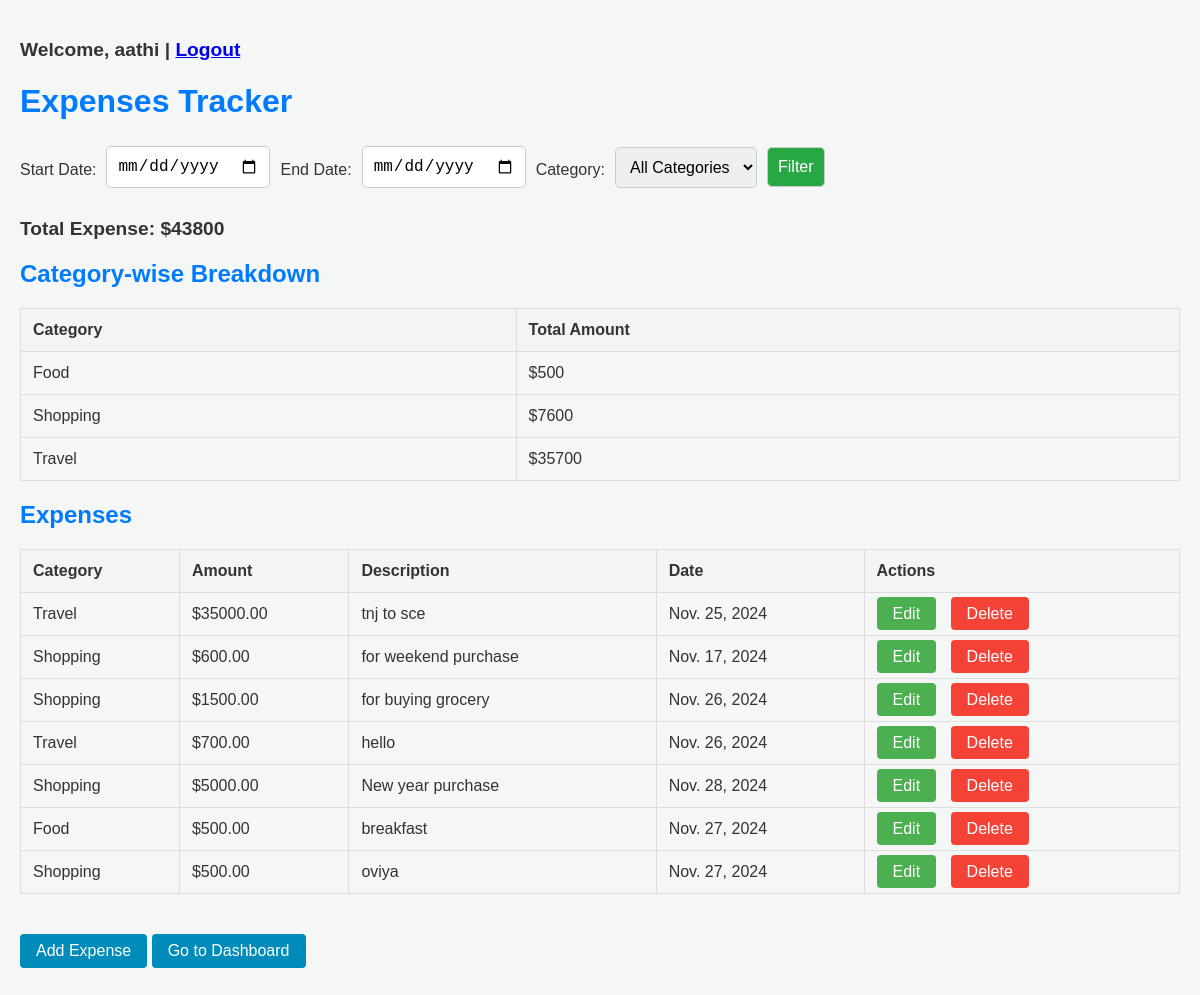
/index/ (signed in), run on the app's committed database.
### expenses/models.py (models this page shows, shortened)
class Expense(models.Model):
    user = models.ForeignKey(User, on_delete=models.CASCADE)
    category = models.ForeignKey(Category, on_delete=models.SET_NULL, null=True)
    amount = models.DecimalField(max_digits=10, decimal_places=2)
    description = models.TextField(blank=True)
    date = models.DateField()

class Category(models.Model):
    name = models.CharField(max_length=225)

### expenses/views.py (the view)
# urls.py: path('index/', views.index, name='index'),  # Expense listing page
@login_required
def index(request):
    start_date = request.GET.get('start_date')
    end_date = request.GET.get('end_date')
    category_filter = request.GET.get('category_filter')
    expenses = Expense.objects.filter(user=request.user)
    if start_date and end_date:
        expenses = expenses.filter(date__range=[start_date, end_date])
    if category_filter:
        expenses = expenses.filter(category_id=category_filter)
    total_expense = expenses.aggregate(Sum('amount'))['amount__sum'] or 0
    category_breakdown = expenses.values('category__name').annotate(total=Sum('amount')).order_by('category__name')
    category_breakdown = {item['category__name']: item['total'] for item in category_breakdown}
    categories = Category.objects.all()  # For filter dropdown
    return render(request, 'expenses/index.html', {
        'expenses': expenses,
        'total_expense': total_expense,
        'category_breakdown': category_breakdown,
        'categories': categories,
    })

### expenses/templates/expenses/index.html (shortened to what this page needs)
{% extends 'base.html' %}
{% block content %}
<h1>Expenses Tracker</h1>
<form method="get" action="{% url 'index' %}" class="filter-form">
    <label for="start_date">Start Date:</label>
    <input type="date" name="start_date" id="start_date" value="{{ request.GET.start_date }}">
    <label for="end_date">End Date:</label>
    <input type="date" name="end_date" id="end_date" value="{{ request.GET.end_date }}">
    <label for="category_filter">Category:</label>
    <select name="category_filter" id="category_filter">
        <option value="">All Categories</option>
    </select>
    <button type="submit" class="btn btn-filter">Filter</button>
</form>
<p><strong>Total Expense:</strong> ${{ total_expense }}</p>
<h2>Category-wise Breakdown</h2>
<table class="expense-table">
    <thead>
        <tr>
            <th>Category</th>
            <th>Total Amount</th>
        </tr>
    </thead>
    <tbody>
        {% for category, total in category_breakdown.items %}
        <tr>
            <td>{{ category }}</td>
            <td>${{ total }}</td>
        </tr>
        {% empty %}
        <tr>
            <td colspan="2">No data available</td>
        </tr>
        {% endfor %}
    </tbody>
</table>
<h2>Expenses</h2>
<table class="expense-table">
    <thead>
        <tr>
            <th>Category</th>
            <th>Amount</th>
            <th>Description</th>
            <th>Date</th>
            <th>Actions</th>
        </tr>
    </thead>
    <tbody>
        {% for expense in expenses %}
        <tr>
            <td>{{ expense.category.name }}</td>
            <td>${{ expense.amount }}</td>
            <td>{{ expense.description }}</td>
            <td>{{ expense.date }}</td>
            <td>
                <a href="{% url 'edit_expense' expense.id %}" class="btn btn-edit">Edit</a>
                <a href="{% url 'delete_expense' expense.id %}" class="btn btn-delete">Delete</a>
            </td>
        </tr>
        {% empty %}
        <tr>
            <td colspan="5">No expenses found.</td>
        </tr>
        {% endfor %}
    </tbody>
</table>
<div class="add-expense">
    <a href="{% url 'add_expense' %}" class="btn btn-add">Add Expense</a>
    <a href="{% url 'dashboard' %}" class="btn btn-add">Go to Dashboard</a>
</div>
{% endblock %}

### expenses/templates/base.html (shortened to what this page needs)
<!DOCTYPE html>
<html>
<head>
</head>
<body>
    {% if user.is_authenticated %}
        <p>Welcome, {{ user.username }} | <a href="{% url 'logout' %}">Logout</a></p>
    {% endif %}
    {% block content %}{% endblock %}
</body>
</html>

### expenses/templates/expenses/index.html (style rules this page uses)
body { font-family: 'Arial', sans-serif; background-color: #f4f7f6; color: #333; margin: 0; padding: 20px; }
h1, h2 { color: #007bff; }
p { font-size: 1.2em; font-weight: bold; color: #333; }
.filter-form { display: flex; justify-content: flex-start; align-items: center; flex-wrap: wrap; margin-bottom: 20px; }
.filter-form label { font-size: 1rem; margin-right: 10px; }
.filter-form input, .filter-form select, .filter-form button { margin: 5px 10px 10px 0; padding: 10px; font-size: 1rem; border-radius: 5px; border: 1px solid #ccc; transition: all 0.3s ease; }
.btn { padding: 8px 16px; font-size: 1rem; border-radius: 4px; color: white; text-decoration: none; transition: background-color 0.3s ease; }
.btn-filter { background-color: #28a745; }
.btn-edit { background-color: #4CAF50; }
.btn-delete { background-color: #f44336; }
.btn-add { background-color: #008CBA; display: inline-block; margin: 20px 0; }
.expense-table { width: 100%; border-collapse: collapse; margin-bottom: 20px; }
.expense-table, th, td { border: 1px solid #ddd; }
th, td { padding: 12px; text-align: left; }
th { background-color: #f4f4f4; font-weight: bold; }
td a { margin-right: 10px; }

### data on the page
Expense: category.name "Travel", amount "35000.00", description "tnj to sce", date "Nov. 25, 2024"
Expense: category.name "Shopping", amount "600.00", description "for weekend purchase", date "Nov. 17, 2024"
Expense: category.name "Shopping", amount "1500.00", description "for buying grocery", date "Nov. 26, 2024"
Expense: category.name "Travel", amount "700.00", description "hello", date "Nov. 26, 2024"
Expense: category.name "Shopping", amount "5000.00", description "New year purchase", date "Nov. 28, 2024"
Expense: category.name "Food", amount "500.00", description "breakfast", date "Nov. 27, 2024"
Expense: category.name "Shopping", amount "500.00", description "oviya", date "Nov. 27, 2024"

### other printed values
{{ user.username }} "aathi"
{{ total_expense }} "43800"
{{ category }} "Food" "Shopping" "Travel"
{{ total }} "500" "7600" "35700"
